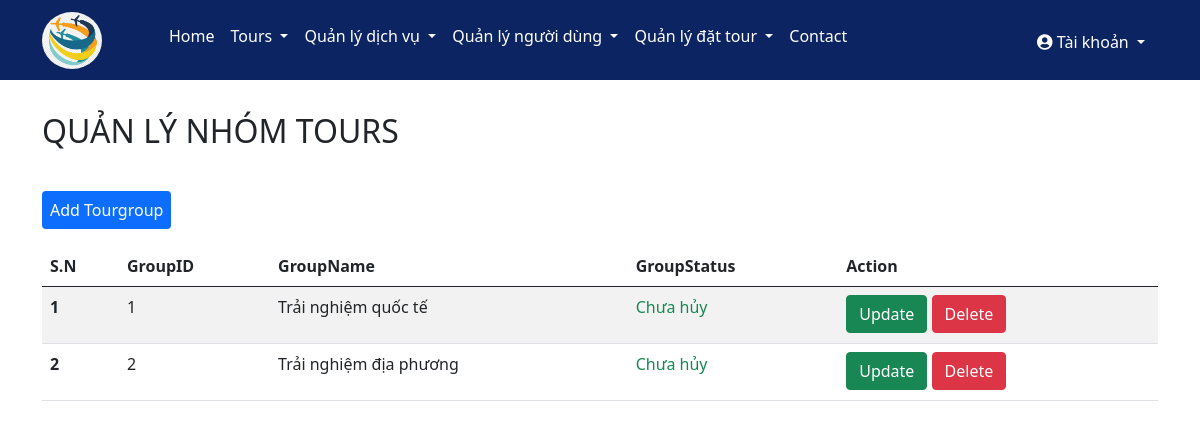
/admin/tourgroup.php, run on the app's committed database.
### tables this page shows
CREATE TABLE `toursgroup` (
  `GroupID` int(11) NOT NULL,
  `GroupName` varchar(200) DEFAULT NULL,
  `GroupStatus` tinyint(1) NOT NULL
);

### admin/tourgroup.php (the view)
<?php
include('header.php');
include('../config/connect.php');
?>
<div class="container my-main">
    <h2 class="text-uppercase my-title-ad">Quản lý nhóm tours</h2>
    <a href="add_tourgroup.php" class="btn-primary " style="border-radius:4px; padding:8px;text-decoration: none;">Add Tourgroup</a>
    <br /><br />
    <table class="table table-striped">
        <thead>
            <tr>
                <th>S.N</th>
                <th>GroupID</th>
                <th>GroupName</th>
                <th>GroupStatus</th>
                <th>Action</th>
            </tr>
        </thead>
        <?php
                        $sql = "SELECT * FROM toursgroup";
                        $result = mysqli_query($conn, $sql);
                        if(mysqli_num_rows($result)>0){
                            $sn=1;
                            while($row=mysqli_fetch_assoc($result)){
                                $groupid = $row['GroupID'];
                                $groupname = $row['GroupName'];
                                $groupstatus = $row['GroupStatus'];
                                ?>
        <tr>
            <th scope="row"><?php echo $sn++; ?></th>
            <td><?php echo $groupid; ?></td>
            <td><?php echo  $groupname; ?></td>
            <td>
                    <?php
                if($groupstatus==0)
                echo '<p class="text-success">Chưa hủy</p>';
                else
                echo '<p class="text-danger">Đã hủy</p>';
            ?>
                </td>
            <td>
                    <?php
                    if($groupstatus==0){?>
                        <a href="updategrouptour.php?groupid=<?php echo $groupid; ?>"><button type="button"
                                class="btn btn-success">Update</button></a>
                        <a href="deletegrouptour.php?groupid=<?php echo $groupid;?>"
                            onclick="return confirm('Bạn chắc chắn muốn xóa?')"><button type="button"
                                class="btn btn-danger">Delete</button></a>
                    <?php } ?>
            </td>
        </tr>
        <?php
                        }
                    }
                    else{
                        echo $sql;
                    }
                ?>
    </table>
</div>
<?php
include('footer.php');
?>

### css/style.css (style rules this page uses)
:root { --my-color: #0c2461; }

### css/admin.css (style rules this page uses)
* { padding: 0; margin: 0; text-decoration: none; box-sizing: border-box; }
.my-main { margin-top: 32px; margin-bottom: 32px; }
.my-title-ad { margin-bottom: 48px; }

### data on the page
toursgroup: GroupID "1", GroupName "Trải nghiệm quốc tế", GroupStatus "Chưa hủy"
toursgroup: GroupID "2", GroupName "Trải nghiệm địa phương", GroupStatus "Chưa hủy"
